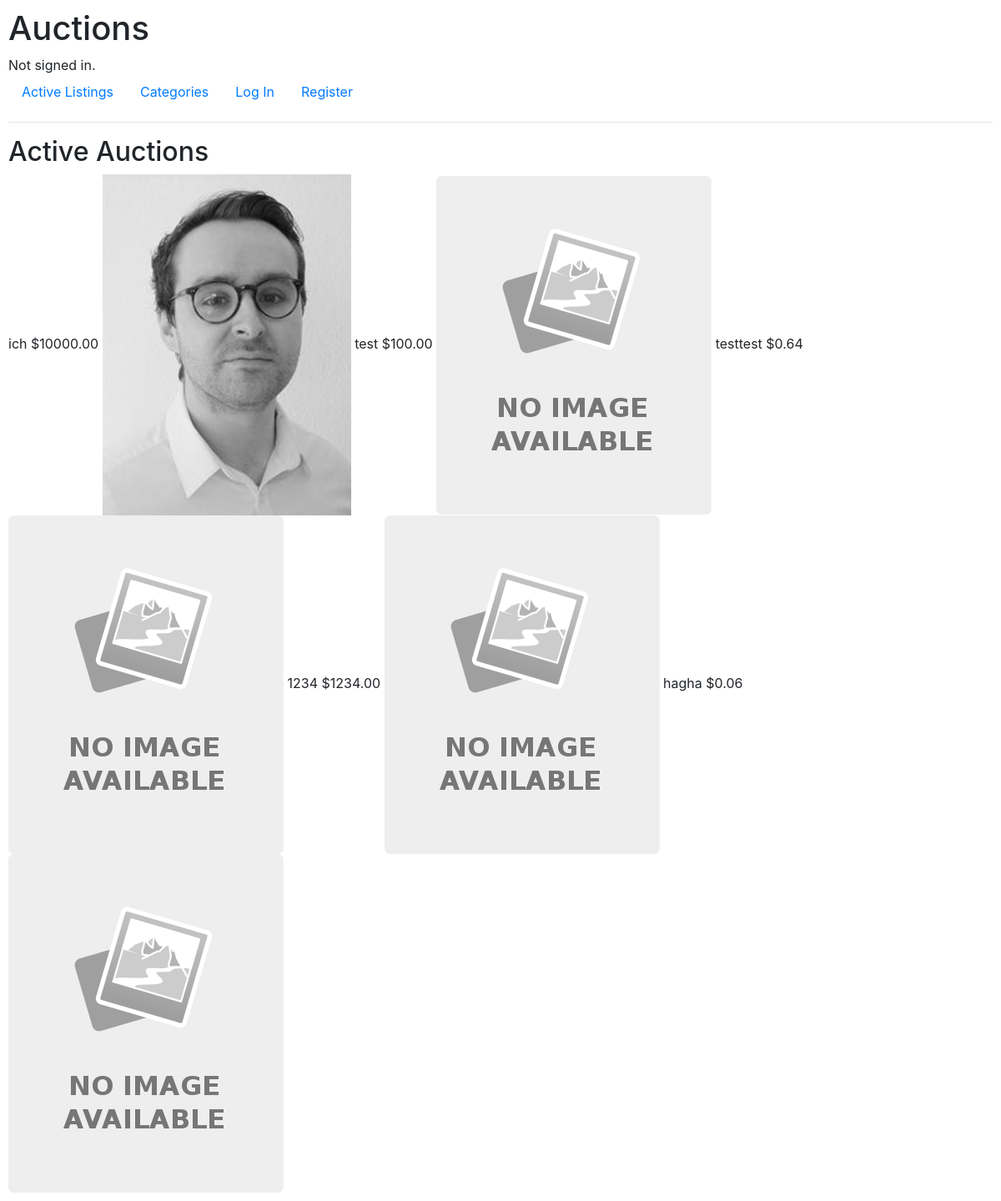
The page / on the database its author committed.
### auctions/models.py (models this page shows, shortened)
class Listing(models.Model):
    item_name = models.CharField(max_length=128)
    item_description = models.TextField()
    starting_price = models.DecimalField(decimal_places=2, max_digits=8, validators=[MinValueValidator(0.01)])
    image = models.ImageField(upload_to="", blank=True, default="noimage.svg.png")
    image_url = models.URLField(blank=True)
    category = models.ForeignKey(Category, on_delete=models.CASCADE, related_name="listings")
    user = models.ForeignKey(User, on_delete=models.CASCADE, related_name="listings")
    active = models.BooleanField(default=True)

### auctions/views.py (the view)
# urls.py: path("", views.index, name="index"),
def index(request):
    active_listings = Listing.objects.all().filter(active=True)
    return render(
        request,
        "auctions/index.html",
        {"auctions": active_listings, "title": "Active Auctions"},
    )

### auctions/templates/auctions/index.html
{% extends "auctions/layout.html" %}
{% block body %}
    <h2>{{ title }}</h2>
    {% for auction in auctions %}
    {{ auction.item_name }}
    ${{ auction.starting_price }}
<img src="{{auction.image.url}}" alt="">
    {% endfor %}
{% endblock %}

### auctions/static/auctions/styles.css (style rules this page uses)
body { padding: 10px; }

### rows shown on the page
Listing: item_name "ich", starting_price "10000.00", image (picture)
Listing: item_name "test", starting_price "100.00", image (placeholder picture)
Listing: item_name "testtest", starting_price "0.64", image (placeholder picture)
Listing: item_name "1234", starting_price "1234.00", image (placeholder picture)
Listing: item_name "hagha", starting_price "0.06", image (placeholder picture)

### other values the page prints
{{ title }} "Active Auctions"
